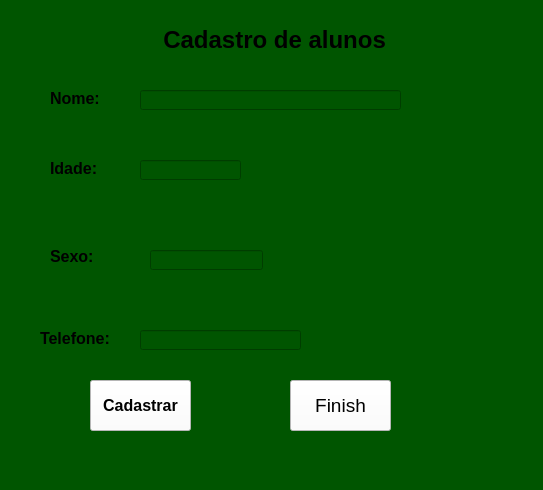
<?xml version="1.0" encoding="UTF-8"?>
<ui version="4.0">
 <class>MainWindow</class>
 <widget class="QMainWindow" name="MainWindow">
  <property name="geometry">
   <rect>
    <x>0</x>
    <y>0</y>
    <width>543</width>
    <height>490</height>
   </rect>
  </property>
  <property name="windowTitle">
   <string>MainWindow</string>
  </property>
  <property name="styleSheet">
   <string notr="true">background-color: rgb(0, 85, 0);</string>
  </property>
  <widget class="QWidget" name="centralwidget">
   <widget class="QLabel" name="label">
    <property name="geometry">
     <rect>
      <x>110</x>
      <y>30</y>
      <width>311</width>
      <height>20</height>
     </rect>
    </property>
    <property name="font">
     <font>
      <pointsize>18</pointsize>
      <weight>75</weight>
      <bold>true</bold>
     </font>
    </property>
    <property name="text">
     <string>        Cadastro de alunos</string>
    </property>
   </widget>
   <widget class="QLabel" name="label_2">
    <property name="geometry">
     <rect>
      <x>50</x>
      <y>90</y>
      <width>61</width>
      <height>16</height>
     </rect>
    </property>
    <property name="font">
     <font>
      <pointsize>12</pointsize>
      <weight>75</weight>
      <bold>true</bold>
     </font>
    </property>
    <property name="text">
     <string>Nome:</string>
    </property>
   </widget>
   <widget class="QLabel" name="label_3">
    <property name="geometry">
     <rect>
      <x>50</x>
      <y>160</y>
      <width>51</width>
      <height>16</height>
     </rect>
    </property>
    <property name="font">
     <font>
      <pointsize>12</pointsize>
      <weight>75</weight>
      <bold>true</bold>
     </font>
    </property>
    <property name="text">
     <string>Idade:</string>
    </property>
   </widget>
   <widget class="QLabel" name="label_4">
    <property name="geometry">
     <rect>
      <x>50</x>
      <y>250</y>
      <width>47</width>
      <height>13</height>
     </rect>
    </property>
    <property name="font">
     <font>
      <pointsize>12</pointsize>
      <weight>75</weight>
      <bold>true</bold>
     </font>
    </property>
    <property name="text">
     <string>Sexo:</string>
    </property>
   </widget>
   <widget class="QLabel" name="label_5">
    <property name="geometry">
     <rect>
      <x>40</x>
      <y>330</y>
      <width>81</width>
      <height>16</height>
     </rect>
    </property>
    <property name="font">
     <font>
      <pointsize>12</pointsize>
      <weight>75</weight>
      <bold>true</bold>
     </font>
    </property>
    <property name="text">
     <string>Telefone:</string>
    </property>
   </widget>
   <widget class="QLineEdit" name="lineEdit">
    <property name="geometry">
     <rect>
      <x>140</x>
      <y>90</y>
      <width>261</width>
      <height>20</height>
     </rect>
    </property>
   </widget>
   <widget class="QLineEdit" name="lineEdit_2">
    <property name="geometry">
     <rect>
      <x>140</x>
      <y>160</y>
      <width>101</width>
      <height>20</height>
     </rect>
    </property>
   </widget>
   <widget class="QLineEdit" name="lineEdit_3">
    <property name="geometry">
     <rect>
      <x>150</x>
      <y>250</y>
      <width>113</width>
      <height>20</height>
     </rect>
    </property>
   </widget>
   <widget class="QLineEdit" name="lineEdit_4">
    <property name="geometry">
     <rect>
      <x>140</x>
      <y>330</y>
      <width>161</width>
      <height>20</height>
     </rect>
    </property>
   </widget>
   <widget class="QPushButton" name="pushButton">
    <property name="geometry">
     <rect>
      <x>90</x>
      <y>380</y>
      <width>101</width>
      <height>51</height>
     </rect>
    </property>
    <property name="font">
     <font>
      <pointsize>12</pointsize>
      <weight>75</weight>
      <bold>true</bold>
     </font>
    </property>
    <property name="styleSheet">
     <string notr="true">background-color: rgb(85, 170, 255);
background-color: rgb(255, 255, 255);</string>
    </property>
    <property name="text">
     <string>Cadastrar</string>
    </property>
   </widget>
   <widget class="QPushButton" name="pushButton_2">
    <property name="geometry">
     <rect>
      <x>290</x>
      <y>380</y>
      <width>101</width>
      <height>51</height>
     </rect>
    </property>
    <property name="font">
     <font>
      <pointsize>14</pointsize>
      <weight>50</weight>
      <bold>false</bold>
     </font>
    </property>
    <property name="styleSheet">
     <string notr="true">background-color: rgb(85, 170, 255);
background-color: rgb(255, 255, 255);</string>
    </property>
    <property name="text">
     <string>Finish</string>
    </property>
   </widget>
  </widget>
  <widget class="QMenuBar" name="menubar">
   <property name="geometry">
    <rect>
     <x>0</x>
     <y>0</y>
     <width>543</width>
     <height>21</height>
    </rect>
   </property>
  </widget>
  <widget class="QStatusBar" name="statusbar"/>
 </widget>
 <resources/>
 <connections/>
</ui>
